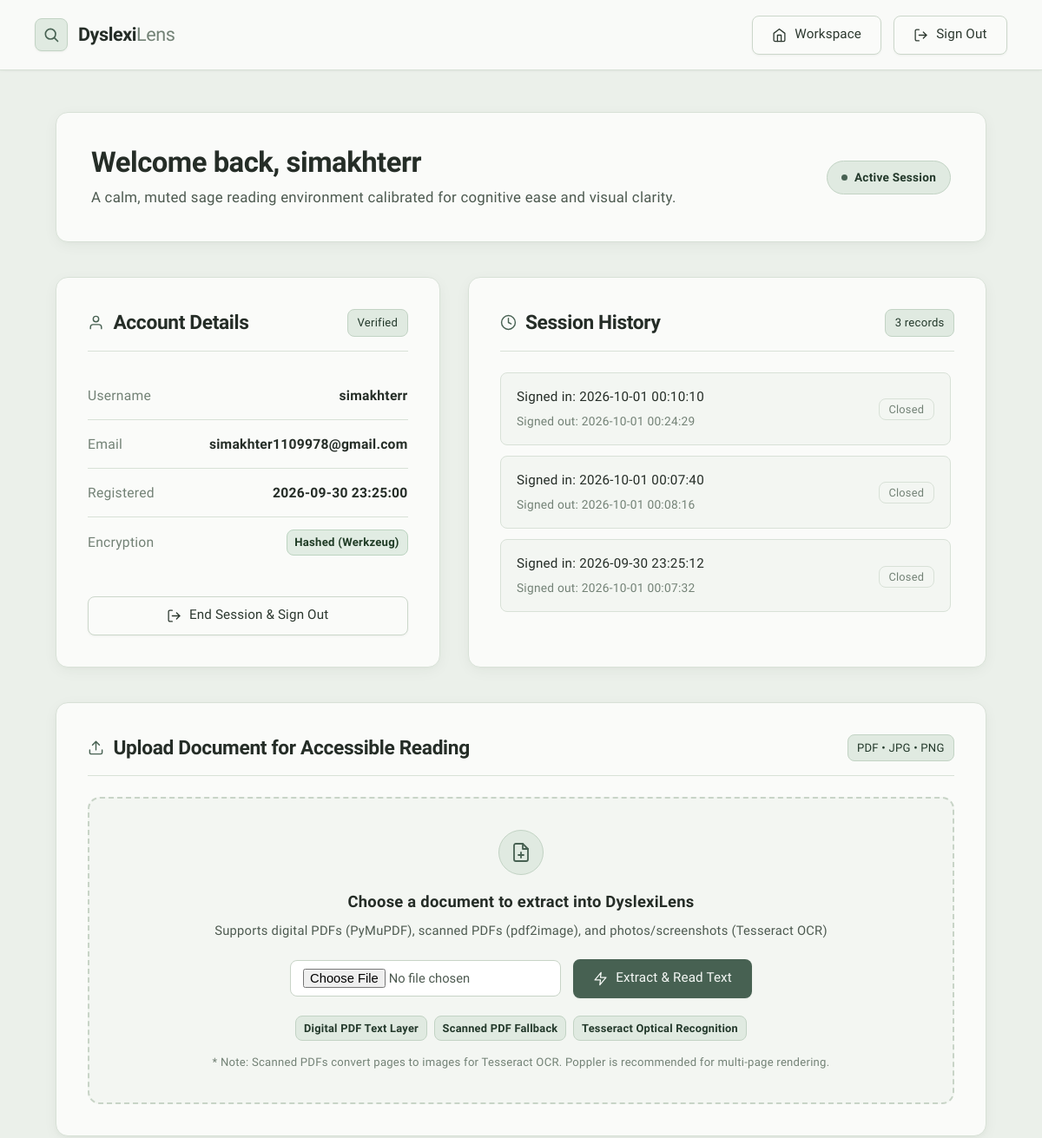
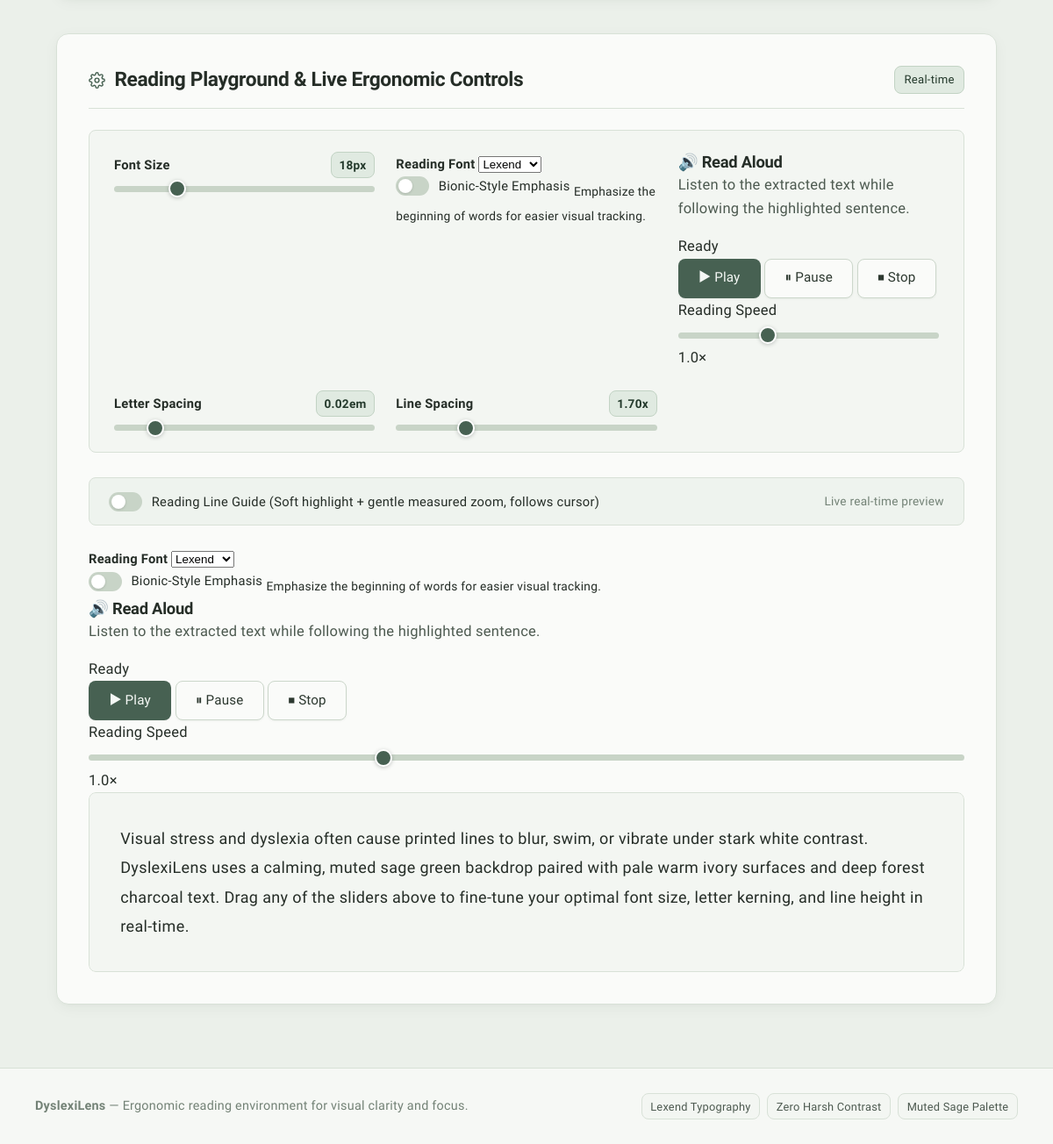
Screenshot of /home (signed in) with the database file from the repository (2 pictures, top to bottom).
### tables this page shows
CREATE TABLE users (
            id INTEGER PRIMARY KEY AUTOINCREMENT,
            username TEXT UNIQUE NOT NULL,
            email TEXT UNIQUE NOT NULL,
            password TEXT NOT NULL,
            created_at TIMESTAMP DEFAULT CURRENT_TIMESTAMP
        );

CREATE TABLE login_history (
            id INTEGER PRIMARY KEY AUTOINCREMENT,
            user_id INTEGER NOT NULL,
            login_time TIMESTAMP DEFAULT CURRENT_TIMESTAMP,
            logout_time TIMESTAMP,
            FOREIGN KEY (user_id) REFERENCES users (id)
        );

### app.py (the view)
@app.route("/home")
@login_required
def home():
    user_id = session["user_id"]
    db = get_db()
    cursor = db.cursor()
    cursor.execute("SELECT id, username, email, created_at FROM users WHERE id = ?", (user_id,))
    user = cursor.fetchone()
    cursor.execute("""
        SELECT id, login_time, logout_time
        FROM login_history
        WHERE user_id = ?
        ORDER BY id DESC
        LIMIT 10
    """, (user_id,))
    history_records = cursor.fetchall()
    extracted_text = session.pop("extracted_text", None)
    extracted_filename = session.pop("extracted_filename", None)
    return render_template(
        "home.html",
        user=user,
        history=history_records,
        current_history_id=session.get("login_history_id"),
        extracted_text=extracted_text,
        extracted_filename=extracted_filename
    )

### templates/home.html (shortened to what this page needs)
{% extends "base.html" %}
{% block content %}
<div class="dashboard-container">
  <section class="overview-banner">
    <div class="overview-text">
      <h1>Welcome back, {{ user['username'] }}</h1>
      <p>A calm, muted sage reading environment calibrated for cognitive ease and visual clarity.</p>
    </div>
    <div class="status-badge">
      <span class="status-dot" aria-hidden="true"></span>
      <span>Active Session</span>
    </div>
  </section>
  <div class="dashboard-row">
    <div class="panel-card">
      <div class="panel-header">
        <div class="panel-title">
          <svg viewBox="0 0 24 24" fill="none" stroke-width="1.8" stroke-linecap="round" stroke-linejoin="round">
            <path d="M20 21v-2a4 4 0 0 0-4-4H8a4 4 0 0 0-4 4v2"></path>
            <circle cx="12" cy="7" r="4"></circle>
          </svg>
          <h2>Account Details</h2>
        </div>
        <span class="panel-count">Verified</span>
      </div>
      <ul class="detail-list">
        <li class="detail-item">
          <span class="detail-label">Username</span>
          <span class="detail-value">{{ user['username'] }}</span>
        </li>
        <li class="detail-item">
          <span class="detail-label">Email</span>
          <span class="detail-value">{{ user['email'] }}</span>
        </li>
        <li class="detail-item">
          <span class="detail-label">Registered</span>
          <span class="detail-value">{{ user['created_at'] }}</span>
        </li>
        <li class="detail-item">
          <span class="detail-label">Encryption</span>
          <span class="security-tag">Hashed (Werkzeug)</span>
        </li>
      </ul>
      <div style="margin-top: auto;">
        <a href="{{ url_for('logout') }}" class="btn btn-secondary btn-full" id="home-logout-btn">
          <svg viewBox="0 0 24 24" fill="none" stroke-width="1.8" stroke-linecap="round" stroke-linejoin="round">
            <path d="M9 21H5a2 2 0 0 1-2-2V5a2 2 0 0 1 2-2h4"></path>
            <polyline points="16 17 21 12 16 7"></polyline>
            <line x1="21" y1="12" x2="9" y2="12"></line>
          </svg>
          End Session & Sign Out
        </a>
      </div>
    </div>
    <div class="panel-card">
      <div class="panel-header">
        <div class="panel-title">
          <svg viewBox="0 0 24 24" fill="none" stroke-width="1.8" stroke-linecap="round" stroke-linejoin="round">
            <circle cx="12" cy="12" r="10"></circle>
            <polyline points="12 6 12 12 16 14"></polyline>
          </svg>
          <h2>Session History</h2>
        </div>
        <span class="panel-count">{{ history|length }} records</span>
      </div>
      {% if history %}
        <div class="history-scroll">
          {% for record in history %}
            <div class="history-row {% if record['id'] == current_history_id %}current-row{% endif %}">
              <div class="history-times">
                <div class="history-time-in">
                  Signed in: {{ record['login_time'] }}
                </div>
                <div class="history-time-out">
                  {% if record['logout_time'] %}
                    Signed out: {{ record['logout_time'] }}
                  {% else %}
                    {% if record['id'] == current_history_id %}
                      Current active session
                    {% else %}
                      Session closed
                    {% endif %}
                  {% endif %}
                </div>
              </div>
              <div>
                {% if record['id'] == current_history_id and not record['logout_time'] %}
                  <span class="badge-state active">Active</span>
                {% else %}
                  <span class="badge-state closed">Closed</span>
                {% endif %}
              </div>
            </div>
          {% endfor %}
        </div>
      {% else %}
        <p style="color: var(--text-muted); font-size: 0.95rem;">No prior sessions recorded.</p>
      {% endif %}
    </div>
  </div>
  <section class="upload-panel">
    <div class="panel-header">
      <div class="panel-title">
        <svg viewBox="0 0 24 24" fill="none" stroke-width="1.8" stroke-linecap="round" stroke-linejoin="round">
          <path d="M21 15v4a2 2 0 0 1-2 2H5a2 2 0 0 1-2-2v-4"></path>
          <polyline points="17 8 12 3 7 8"></polyline>
          <line x1="12" y1="3" x2="12" y2="15"></line>
        </svg>
        <h2>Upload Document for Accessible Reading</h2>
      </div>
      <span class="panel-count">PDF &bull; JPG &bull; PNG</span>
    </div>
    <form id="upload-doc-form" action="{{ url_for('upload_file') }}" method="POST" enctype="multipart/form-data">
      <div class="upload-zone" id="upload-drop-zone">
        <div class="upload-icon-circle">
          <svg viewBox="0 0 24 24" fill="none" stroke-width="1.8" stroke-linecap="round" stroke-linejoin="round">
            <path d="M14 2H6a2 2 0 0 0-2 2v16a2 2 0 0 0 2 2h12a2 2 0 0 0 2-2V8z"></path>
            <polyline points="14 2 14 8 20 8"></polyline>
            <line x1="12" y1="18" x2="12" y2="12"></line>
            <line x1="9" y1="15" x2="15" y2="15"></line>
          </svg>
        </div>
        <div class="upload-title">Choose a document to extract into DyslexiLens</div>
        <div class="upload-subtitle">Supports digital PDFs (PyMuPDF), scanned PDFs (pdf2image), and photos/screenshots (Tesseract OCR)</div>
        <div class="upload-form-row">
          <input type="file" id="document-file-input" name="document" accept=".pdf,.jpg,.jpeg,.png" class="file-input-custom" required>
          <button type="submit" class="btn btn-primary" id="btn-extract-doc">
            <svg viewBox="0 0 24 24" fill="none" stroke-width="1.8" stroke-linecap="round" stroke-linejoin="round">
              <polygon points="13 2 3 14 12 14 11 22 21 10 12 10 13 2"></polygon>
            </svg>
            Extract & Read Text
          </button>
        </div>
        <div class="upload-badge-row">
          <span class="format-badge">Digital PDF Text Layer</span>
          <span class="format-badge">Scanned PDF Fallback</span>
          <span class="format-badge">Tesseract Optical Recognition</span>
        </div>
        <div class="upload-note">
          * Note: Scanned PDFs convert pages to images for Tesseract OCR. Poppler is recommended for multi-page rendering.
        </div>
      </div>
    </form>
  </section>
  <section class="workspace-panel">
    <div class="panel-header">
      <div class="panel-title">
        <h2>Reading Playground & Live Ergonomic Controls</h2>
      </div>
      <span class="panel-count">Real-time</span>
    </div>
    <div class="sliders-grid">
      <div class="slider-control-item">
        <div class="slider-header-row">
          <label for="font-size-slider" class="slider-label">Font Size</label>
          <span id="font-size-val" class="slider-value-pill">18px</span>
        </div>
        <input
          type="range"
          id="font-size-slider"
          class="range-slider"
          min="14"
          max="32"
          value="18"
          step="1"
          aria-label="Adjust font size"
        >
      </div>
<div class="reading-options-grid">
    <div class="reading-option-card">
        <label for="font-selector" class="slider-label">
            Reading Font
        </label>
        <select id="font-selector" class="font-selector">
            <option value="Lexend">Lexend</option>
        </select>
    </div>
    <div class="reading-option-card">
        <label class="switch-control">
            <span class="switch-slider" aria-hidden="true"></span>
            <span class="switch-text">
                Bionic-Style Emphasis
            </span>
        </label>
        <small>
            Emphasize the beginning of words for easier visual tracking.
        </small>
    </div>
</div>
<div class="speech-panel">
    <div class="speech-header">
        <div>
            <h3>🔊 Read Aloud</h3>
            <p>
                Listen to the extracted text while following the highlighted sentence.
            </p>
        </div>
        <span id="speech-status" class="speech-status">
            Ready
        </span>
    </div>
    <div class="speech-buttons">
        <button
            type="button"
            class="btn btn-primary"
            id="speech-play">
            ▶ Play
        </button>
        <button
            type="button"
            class="btn btn-secondary"
            id="speech-pause">
            ⏸ Pause
        </button>
        <button
            type="button"
            class="btn btn-secondary"
            id="speech-stop">
            ⏹ Stop
        </button>
    </div>
    <div class="speech-speed-control">
        <label for="speech-rate">
            Reading Speed
        </label>
        <input
            type="range"
            id="speech-rate"
            class="range-slider"
            min="0.5"
            max="2"
            value="1"
            step="0.1"
        >
        <span id="speech-rate-value">
            1.0×
        </span>
    </div>
</div>
      <div class="slider-control-item">
        <div class="slider-header-row">
          <label for="letter-spacing-slider" class="slider-label">Letter Spacing</label>
          <span id="letter-spacing-val" class="slider-value-pill">0.02em</span>
        </div>
        <input
          type="range"
          id="letter-spacing-slider"
          class="range-slider"
          min="0"
          max="0.15"
          value="0.02"
          step="0.005"
          aria-label="Adjust letter spacing"
        >
      </div>
      <div class="slider-control-item">
        <div class="slider-header-row">
          <label for="line-spacing-slider" class="slider-label">Line Spacing</label>
          <span id="line-spacing-val" class="slider-value-pill">1.70x</span>
        </div>
        <input
          type="range"
          id="line-spacing-slider"
          class="range-slider"
          min="1.4"
          max="2.6"
          value="1.70"
          step="0.05"
          aria-label="Adjust line spacing"
        >
      </div>
    </div>
    <div class="settings-toggle-strip">
      <label class="switch-control">
        <span class="switch-slider" aria-hidden="true"></span>
        <span class="switch-text">Reading Line Guide (Soft highlight + gentle measured zoom, follows cursor)</span>
      </label>
      <span style="font-size: 0.85rem; color: var(--text-muted);">
        Live real-time preview
      </span>
    </div>
<div class="reading-options-grid">
  <div class="reading-option-card">
    <label for="font-selector" class="slider-label">
      Reading Font
    </label>
    <select id="font-selector" class="font-selector">
      <option value="Lexend">Lexend</option>
    </select>
  </div>
  <div class="reading-option-card">
    <label class="switch-control">
      <span class="switch-slider" aria-hidden="true"></span>
      <span class="switch-text">
        Bionic-Style Emphasis
      </span>
    </label>
    <small>
      Emphasize the beginning of words for easier visual tracking.
    </small>
  </div>
</div>
<div class="speech-panel">
  <div class="speech-header">
    <div>
      <h3>🔊 Read Aloud</h3>
      <p>
        Listen to the extracted text while following the highlighted sentence.
      </p>
    </div>
    <span class="speech-status" id="speech-status">
      Ready
    </span>
  </div>
  <div class="speech-buttons">
    <button type="button" class="btn btn-primary" id="speech-play">
      ▶ Play
    </button>
    <button type="button" class="btn btn-secondary" id="speech-pause">
      ⏸ Pause
    </button>
    <button type="button" class="btn btn-secondary" id="speech-stop">
      ⏹ Stop
    </button>
  </div>
  <div class="speech-speed-control">
    <label for="speech-rate">
      Reading Speed
    </label>
    <input
      type="range"
      id="speech-rate"
      min="0.5"
      max="2"
      value="1"
      step="0.1"
      class="range-slider"
    >
    <span id="speech-rate-value">
      1.0×
    </span>
  </div>
</div>
    <div class="reading-preview-wrapper">
      <div
        class="reading-sandbox"
        id="reading-preview"
        contenteditable="true"
        spellcheck="false"
        title="Click anywhere here to edit and test reading comfort"
      >{% if extracted_text %}{{ extracted_text }}{% else %}Visual stress and dyslexia often cause printed lines to blur, swim, or vibrate under stark white contrast. DyslexiLens uses a calming, muted sage green backdrop paired with pale warm ivory surfaces and deep forest charcoal text. Drag any of the sliders above to fine-tune your optimal font size, letter kerning, and line height in real-time.{% endif %}</div>
    </div>
  </section>
</div>
{% endblock %}

### templates/base.html (shortened to what this page needs)
<!DOCTYPE html>
<html lang="en">
<head>
  <link rel="stylesheet" href="{{ url_for('static', filename='style.css') }}?v=9">
</head>
<body>
  <header class="app-header">
    <div class="header-container">
      <a href="{{ url_for('home' if session.get('user_id') else 'login') }}" class="logo-container" aria-label="DyslexiLens Home">
        <div class="logo-icon-wrap" aria-hidden="true">
          <svg viewBox="0 0 24 24" fill="none" stroke-width="2" stroke-linecap="round" stroke-linejoin="round">
            <circle cx="11" cy="11" r="7"></circle>
            <line x1="21" y1="21" x2="16.65" y2="16.65"></line>
          </svg>
        </div>
        <div class="logo-title">
          Dyslexi<span>Lens</span>
        </div>
      </a>
      <nav class="nav-actions">
        {% if session.get('user_id') %}
          <a href="{{ url_for('home') }}" class="btn btn-secondary" id="nav-home">
            <svg viewBox="0 0 24 24" fill="none" stroke-width="1.8" stroke-linecap="round" stroke-linejoin="round">
              <path d="M3 9l9-7 9 7v11a2 2 0 0 1-2 2H5a2 2 0 0 1-2-2z"></path>
              <polyline points="9 22 9 12 15 12 15 22"></polyline>
            </svg>
            Workspace
          </a>
          <a href="{{ url_for('logout') }}" class="btn btn-secondary" id="nav-logout">
            <svg viewBox="0 0 24 24" fill="none" stroke-width="1.8" stroke-linecap="round" stroke-linejoin="round">
              <path d="M9 21H5a2 2 0 0 1-2-2V5a2 2 0 0 1 2-2h4"></path>
              <polyline points="16 17 21 12 16 7"></polyline>
              <line x1="21" y1="12" x2="9" y2="12"></line>
            </svg>
            Sign Out
          </a>
        {% else %}
          <a href="{{ url_for('login') }}" class="btn btn-secondary" id="nav-login">Sign In</a>
          <a href="{{ url_for('signup') }}" class="btn btn-primary" id="nav-signup">Create Account</a>
        {% endif %}
      </nav>
    </div>
  </header>
  <main class="main-wrapper">
    {% block content %}{% endblock %}
  </main>
  <footer class="app-footer">
    <div class="footer-content">
      <div>
        <strong>DyslexiLens</strong> &mdash; Ergonomic reading environment for visual clarity and focus.
      </div>
      <div class="footer-tags">
        <span class="footer-tag-item">Lexend Typography</span>
        <span class="footer-tag-item">Zero Harsh Contrast</span>
        <span class="footer-tag-item">Muted Sage Palette</span>
      </div>
    </div>
  </footer>
</body>
</html>

### rows the page displays
users: username "simakhterr", email "simakhter1109978@gmail.com", created_at "2026-09-30 23:25:00"
login_history: login_time "2026-10-01 00:10:10", logout_time "2026-10-01 00:24:29", shows "Closed"
login_history: login_time "2026-10-01 00:07:40", logout_time "2026-10-01 00:08:16", shows "Closed"
login_history: login_time "2026-09-30 23:25:12", logout_time "2026-10-01 00:07:32", shows "Closed"

### other values shown
{{ history|length }} "3"
